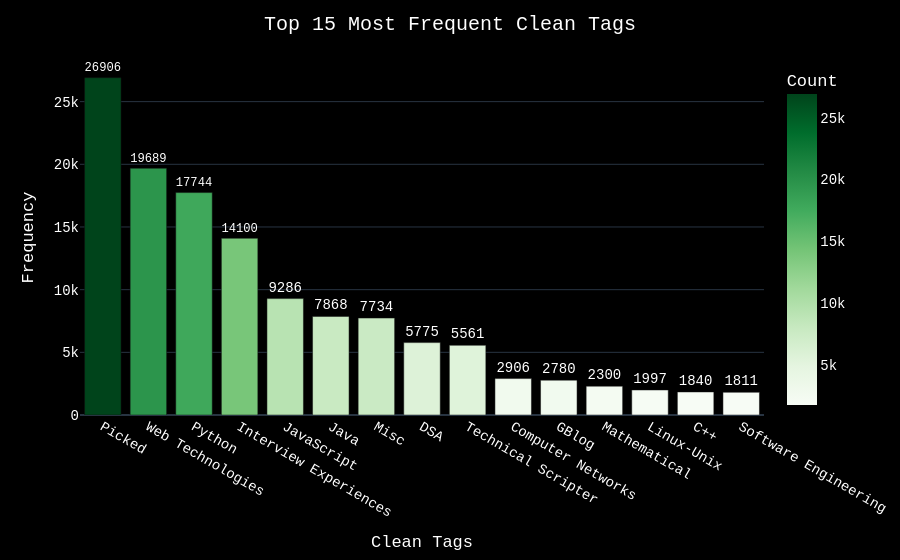

Notebook source saved alongside this figure:
### Markdown cell above
### Visualization for (1.2)

### Code cell
import plotly.express as px

top15 = df["clean_tags"].value_counts().head(15).reset_index()
top15.columns = ["clean_tags", "Count"]

fig = px.bar(
    top15,
    x="clean_tags",
    y="Count",
    text="Count",
    color="Count",
    color_continuous_scale="Greens"
)

fig.update_layout(
    title="Top 15 Most Frequent Clean Tags",
    title_x=0.5,
    xaxis_title="Clean Tags",
    yaxis_title="Frequency",
    template="plotly_dark",
    paper_bgcolor="black",
    plot_bgcolor="black",
    font=dict(
        family="Courier New",
        color="white",
        size=14
    )
)

fig.update_traces(textposition="outside")

fig.show()

### Figure 1 — Plotly figure (JSON) as saved in the notebook; plotly's stock layout.template omitted (floating-point values rounded to 4 significant figures)
{"data": [{"hovertemplate": "clean_tags=%{x}<br>Count=%{marker.color}<extra></extra>", "legendgroup": "", "marker": {"color": [26906, 19689, 17744, 14100, 9286, 7868, 7734, 5775, 5561, 2906, 2780, 2300, 1997, 1840, 1811], "coloraxis": "coloraxis", "pattern": {"shape": ""}}, "name": "", "orientation": "v", "showlegend": false, "text": [26910.0, 19690.0, 17740.0, 14100.0, 9286.0, 7868.0, 7734.0, 5775.0, 5561.0, 2906.0, 2780.0, 2300.0, 1997.0, 1840.0, 1811.0], "textposition": "outside", "type": "bar", "x": ["Picked", "Web Technologies", "Python", "Interview Experiences", "JavaScript", "Java", "Misc", "DSA", "Technical Scripter", "Computer Networks", "GBlog", "Mathematical", "Linux-Unix", "C++", "Software Engineering"], "xaxis": "x", "y": [26906, 19689, 17744, 14100, 9286, 7868, 7734, 5775, 5561, 2906, 2780, 2300, 1997, 1840, 1811], "yaxis": "y"}], "layout": {"autosize": true, "barmode": "relative", "coloraxis": {"autocolorscale": false, "colorbar": {"title": {"text": "Count"}}, "colorscale": [[0, "rgb(247,252,245)"], [0.125, "rgb(229,245,224)"], [0.25, "rgb(199,233,192)"], [0.375, "rgb(161,217,155)"], [0.5, "rgb(116,196,118)"], [0.625, "rgb(65,171,93)"], [0.75, "rgb(35,139,69)"], [0.875, "rgb(0,109,44)"], [1, "rgb(0,68,27)"]]}, "font": {"color": "white", "family": "Courier New", "size": 14}, "legend": {"tracegroupgap": 0}, "margin": {"t": 60}, "paper_bgcolor": "black", "plot_bgcolor": "black", "title": {"text": "Top 15 Most Frequent Clean Tags", "x": 0.5}, "xaxis": {"anchor": "y", "autorange": true, "domain": [0, 1], "range": [-0.5, 14.5], "title": {"text": "Clean Tags"}, "type": "category"}, "yaxis": {"anchor": "x", "autorange": true, "domain": [0, 1], "range": [0, 28850.0], "title": {"text": "Frequency"}, "type": "linear"}}}
